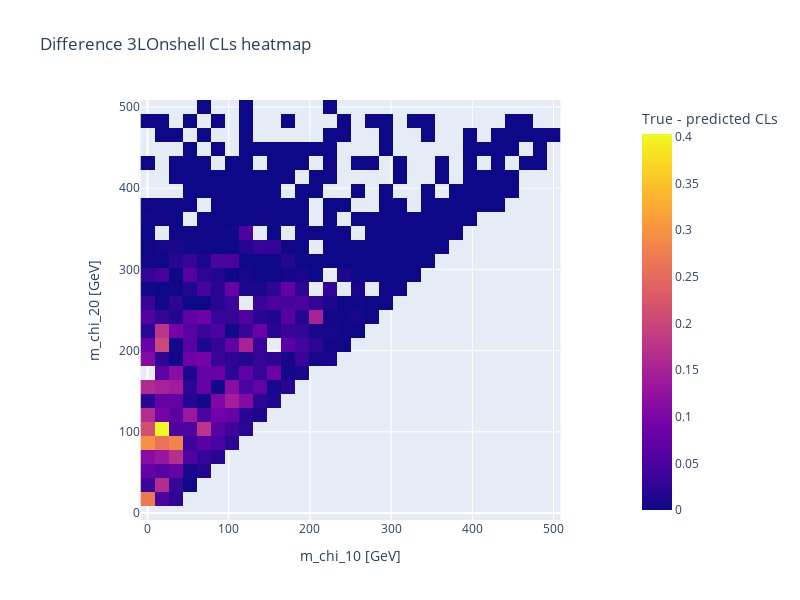

Notebook cell for this chart:
### Code cell
output_df = pd.read_csv("../csv-files/CLs_predictions/4l_128n_EWKino_with_all_CLs_predictions.csv")

def convert_to_heatmap_form(data: [[int]]) -> np.array:
    
    # Reverse array order so plots are in standard form of origin in bottom left (rather than top left)
    #data = data[::-1]
    
    # Convert to numpy arrays for easier handling
    return np.array(data)

def heatmap(df: pd.DataFrame, CLs_type: str, num_bins: int):
    
    true_CLs_name = f'{CLs_type}__ObsCLs'
    pred_CLs_name = f'Predicted_{CLs_type}_CLs'
    if CLs_type == 'Final__CLs': # Final__CLs column name is in different form
        true_CLs_name = 'Final__CLs'
        pred_CLs_name = 'Predicted_Final__CLs'
    
    plt.style.use('default')
    
    # Get 1st and 2nd neutralino masses for each SUSY model
    m_chi_10 = df["m_chi_10"]
    m_chi_20 = df["m_chi_20"]
    
    # Create mass bins for plotting
    '''M1_bins = np.linspace(0, 500, num_bins+1)
    M2_bins = np.linspace(0, 500, num_bins+1)'''
    
    M1_bins = np.linspace(0, max(m_chi_10), num_bins+1)
    M2_bins = np.linspace(0, max(m_chi_20), num_bins+1)
    
    mean_true_CLs = []
    mean_pred_CLs = []
    model_count = []
    CLs_MAE = []
    correct_exclusions = []
    
    for i in range(num_bins):
        
        mean_j_true_CLs = []
        mean_j_pred_CLs = []
        j_model_count = []
        j_CLs_MAE = []
        j_correct_exclusions = []
        
        for j in range(num_bins):
            
            # Select models in particular bin
            bin_mask = (m_chi_10 >= M1_bins[j]) & (m_chi_10 < M1_bins[j+1]) & (m_chi_20 >= M2_bins[i]) & (m_chi_20 < M2_bins[i+1])
            
            # Get true and predicted CLs in bin
            bin_true_CLs = df[bin_mask][true_CLs_name]
            bin_pred_CLs = df[bin_mask][pred_CLs_name]
            
            # Get mean true and predicted CLs in bin
            mean_bin_true_CLs = bin_true_CLs.mean()
            mean_bin_pred_CLs = bin_pred_CLs.mean()
            
            # Get number of models in bin
            bin_model_count = bin_mask.sum()
            if bin_model_count == 0:
                bin_model_count = float("nan")
                
            # Get MAE in bin
            bin_MAE = abs(bin_true_CLs - bin_pred_CLs).mean()
            
            # Get number of correctly excluded models in each bin
            bin_correct_exclusions = ((df[bin_mask][true_CLs_name] < 0.05) & (df[bin_mask][pred_CLs_name] < 0.05)).sum()
            if bin_correct_exclusions == 0:
                bin_correct_exclusions = float("nan")
            
            mean_j_true_CLs.append(mean_bin_true_CLs)
            mean_j_pred_CLs.append(mean_bin_pred_CLs)
            j_model_count.append(bin_model_count)
            j_CLs_MAE.append(bin_MAE)
            j_correct_exclusions.append(bin_correct_exclusions)
            
        mean_true_CLs.append(mean_j_true_CLs)
        mean_pred_CLs.append(mean_j_pred_CLs)
        model_count.append(j_model_count)
        CLs_MAE.append(j_CLs_MAE)
        correct_exclusions.append(j_correct_exclusions)
    
    # Convert arrays into a better form for heatmap plotting
    mean_true_CLs = convert_to_heatmap_form(mean_true_CLs)
    mean_pred_CLs = convert_to_heatmap_form(mean_pred_CLs)
    model_count = convert_to_heatmap_form(model_count)
    CLs_MAE = convert_to_heatmap_form(CLs_MAE)
    correct_exclusions = convert_to_heatmap_form(correct_exclusions)
    
    # Make 2D heatmap plots
    fig_x=np.linspace(0, 500, num_bins)
    fig_y=np.linspace(0, 500, num_bins)
    
    fig_true = px.imshow(mean_true_CLs, 
                         labels=dict(x="m_chi_10 [GeV]", y="m_chi_20 [GeV]", color="True CLs"), 
                         x=fig_x, y=fig_y, origin="lower", width=800, height=600, title="True mean CLs heatmap")
    
    fig_pred = px.imshow(mean_pred_CLs,
                         labels=dict(x="m_chi_10 [GeV]", y="m_chi_20 [GeV]", color="Predicted CLs"), 
                         x=fig_x, y=fig_y, origin="lower", width=800, height=600, title="Predicted mean CLs heatmap")
    
    fig_diff = px.imshow(abs(mean_true_CLs - mean_pred_CLs),
                         labels=dict(x="m_chi_10 [GeV]", y="m_chi_20 [GeV]", color="True - predicted CLs"), 
                         x=fig_x, y=fig_y, origin="lower", width=800, height=600, title=f"Difference {CLs_type} CLs heatmap")
    
    fig_count = px.imshow(model_count, 
                          labels=dict(x="m_chi_10 [GeV]", y="m_chi_20 [GeV]", color="Number of models"), 
                          x=fig_x, y=fig_y, origin="lower", width=800, height=600, title="Number of models heatmap")
    
    fig_MAE = px.imshow(CLs_MAE, 
                        labels=dict(x="m_chi_10 [GeV]", y="m_chi_20 [GeV]", color="MAE"), 
                        x=fig_x, y=fig_y, origin="lower", width=800, height=600, title="MAE heatmap")
    
    fig_excl = px.imshow(correct_exclusions,
                         labels=dict(x="m_chi_10 [GeV]", y="m_chi_20 [GeV]", color="Correct exclusions"), 
                         x=fig_x, y=fig_y, origin="lower", width=800, height=600, title="Correct exclusions heatmap")
    
    # This is all transparency mask stuff
    '''
    # Get number of models in each bin and normalise to [0,1] to use as transparency mask
    norm_model_count = model_count
    norm_model_count = np.nan_to_num(norm_model_count)
    norm_model_count = norm_model_count / np.max(norm_model_count)
    
    # matplotlib plotting
    plt_fig_x = np.linspace(0, max(m_chi_10), num_bins)
    plt_fig_y = np.linspace(0, max(m_chi_20), num_bins)
    fig, ax = plt.subplots()
    im = ax.imshow(mean_true_CLs, cmap='plasma', origin='lower', alpha=norm_model_count)
    plt.xlabel('m_chi_10 [GeV]')
    plt.ylabel('m_chi_20 [GeV]')
    plt.title('True mean CLs heatmap')
    ax.set_xticks(range(len(plt_fig_x))[::5], labels=plt_fig_x[::5],
              rotation=45, ha="right", rotation_mode="anchor")
    ax.set_yticks(range(len(plt_fig_y))[::5], labels=plt_fig_y[::5])
    plt.colorbar(im)
    plt.show()
    
    #plt.colorbar()
    #plt.show()
    '''
    
    #fig_true.show()    
    #fig_pred.show()
    fig_diff.show()
    #fig_count.show()
    #fig_MAE.show()
    # fig_excl.show()
    
    # Saving heatmaps
    '''
    fig_true.write_image('../plots/CLs_predictor_performance/4l_128n_75e_MAE_plots/heatmaps/true_mean_CLs.png')
    fig_pred.write_image('../plots/CLs_predictor_performance/4l_128n_75e_MAE_plots/heatmaps/pred_mean_CLs.png')    
    fig_diff.write_image('../plots/CLs_predictor_performance/4l_128n_75e_MAE_plots/heatmaps/diff_mean_CLs.png')    
    fig_count.write_image('../plots/CLs_predictor_performance/4l_128n_75e_MAE_plots/heatmaps/num_models.png')    
    fig_MAE.write_image('../plots/CLs_predictor_performance/4l_128n_75e_MAE_plots/heatmaps/MAE_heatmap.png')
    '''
    
heatmap(output_df, CLs_labels[6], 30)

### Figure 1 — Plotly figure (JSON) as saved in the notebook; plotly's stock layout.template omitted (floating-point values rounded to 4 significant figures; data arrays with more than 128 entries replaced by an {"elided": "..."} marker saying what was removed)
{"data": [{"coloraxis": "coloraxis", "hovertemplate": "m_chi_10 [GeV]: %{x}<br>m_chi_20 [GeV]: %{y}<br>True - predicted CLs: %{z}<extra></extra>", "name": "0", "type": "heatmap", "x": [0, 17.24, 34.48, 51.72, 68.97, 86.21, 103.4, 120.7, 137.9, 155.2, 172.4, 189.7, 206.9, 224.1, 241.4, 258.6, 275.9, 293.1, 310.3, 327.6, 344.8, 362.1, 379.3, 396.6, 413.8, 431.0, 448.3, 465.5, 482.8, 500], "xaxis": "x", "y": [0, 17.24, 34.48, 51.72, 68.97, 86.21, 103.4, 120.7, 137.9, 155.2, 172.4, 189.7, 206.9, 224.1, 241.4, 258.6, 275.9, 293.1, 310.3, 327.6, 344.8, 362.1, 379.3, 396.6, 413.8, 431.0, 448.3, 465.5, 482.8, 500], "yaxis": "y", "z": {"elided": "30x30 float values"}}], "layout": {"coloraxis": {"colorbar": {"title": {"text": "True - predicted CLs"}}, "colorscale": [[0, "#0d0887"], [0.1111, "#46039f"], [0.2222, "#7201a8"], [0.3333, "#9c179e"], [0.4444, "#bd3786"], [0.5556, "#d8576b"], [0.6667, "#ed7953"], [0.7778, "#fb9f3a"], [0.8889, "#fdca26"], [1, "#f0f921"]]}, "height": 600, "title": {"text": "Difference 3LOnshell CLs heatmap"}, "width": 800, "xaxis": {"anchor": "y", "constrain": "domain", "domain": [0, 1], "scaleanchor": "y", "title": {"text": "m_chi_10 [GeV]"}}, "yaxis": {"anchor": "x", "autorange": true, "constrain": "domain", "domain": [0, 1], "title": {"text": "m_chi_20 [GeV]"}}}}
